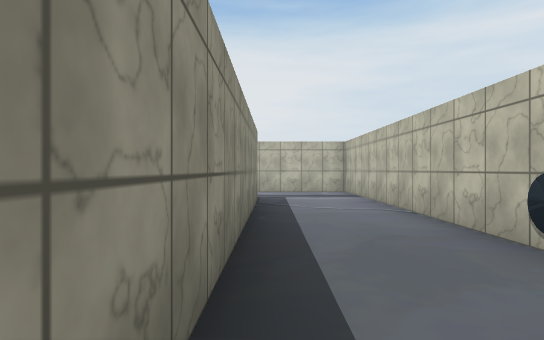
View 1 (above)

20 first-person views from a walk through a 3-D level made in the Unity game engine. The camera is 1.3 m above the floor, looks level and sees 75° across. The floor is counted in squares, 2 m on a side. Each view is taken from the middle of a square. On the plan, view 1 faces up. The plan holds only what a view shows up to about 10 squares ahead; the rest is blank. The player character is not drawn. Door leaves are left out, so doorways stand open. Some surface patterns are stand-ins.

View 2
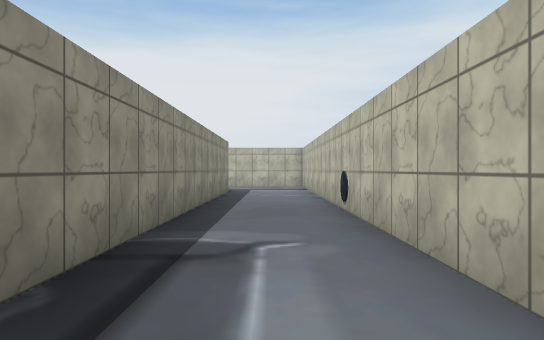

View 3
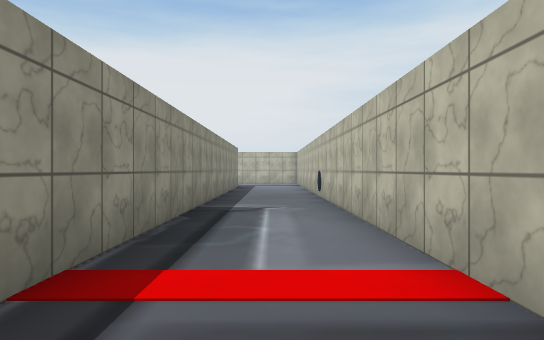

View 4
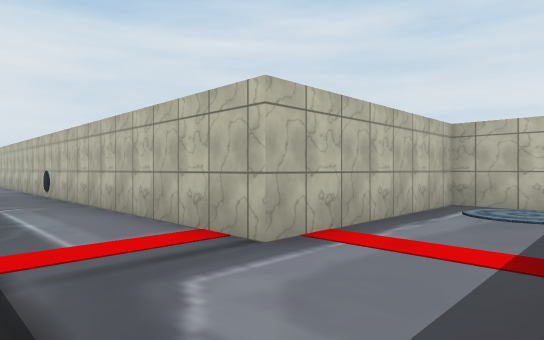

View 5
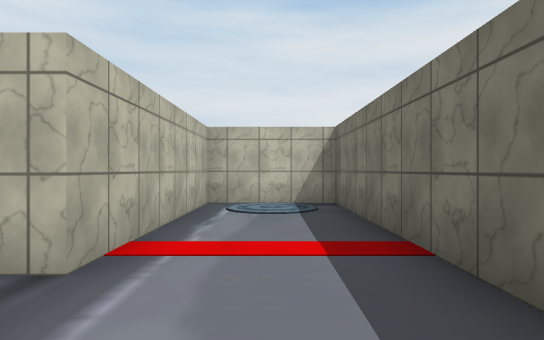

View 6
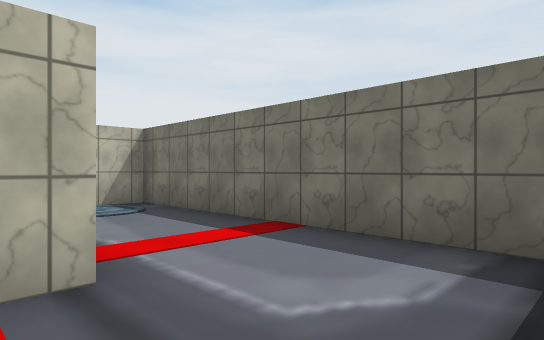

View 7
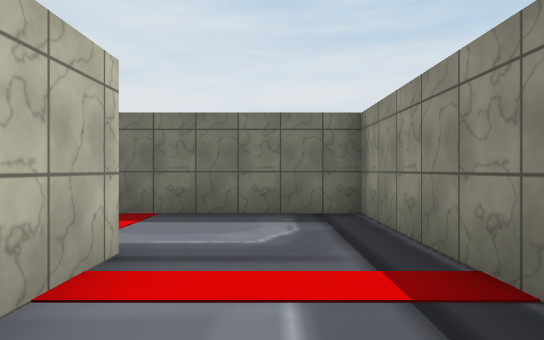

View 8
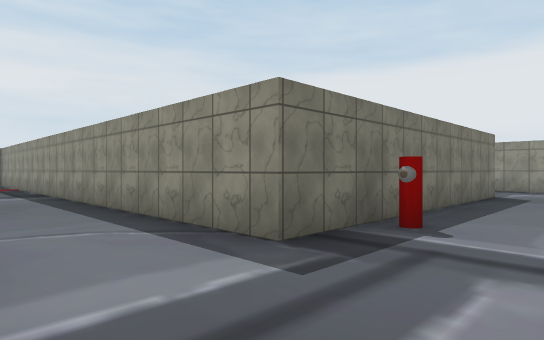

View 9
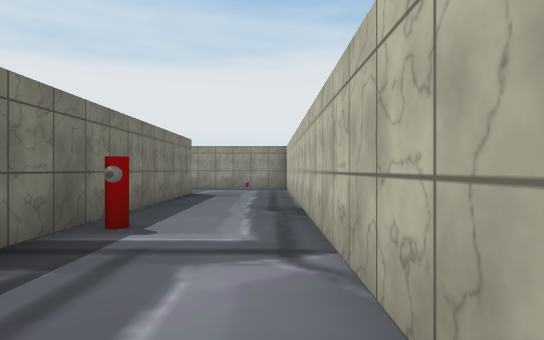

View 10
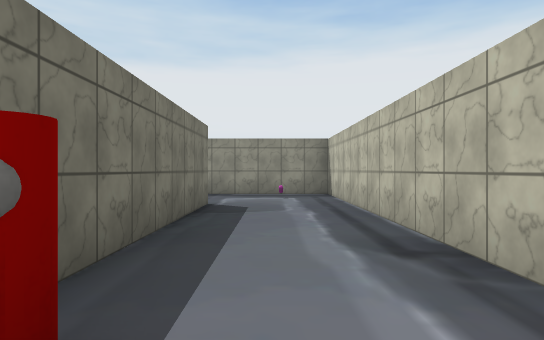

View 11
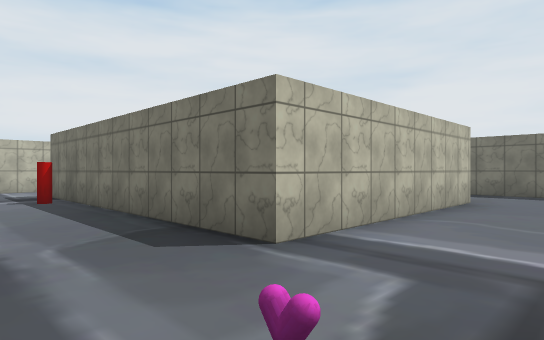

View 12
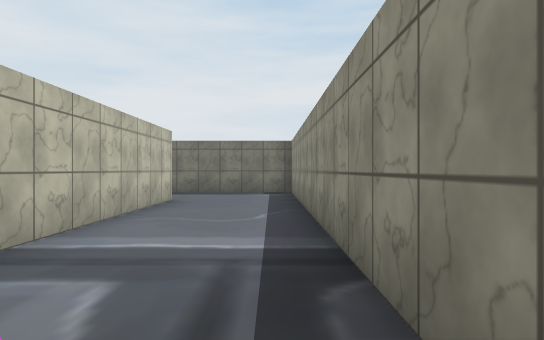

View 13
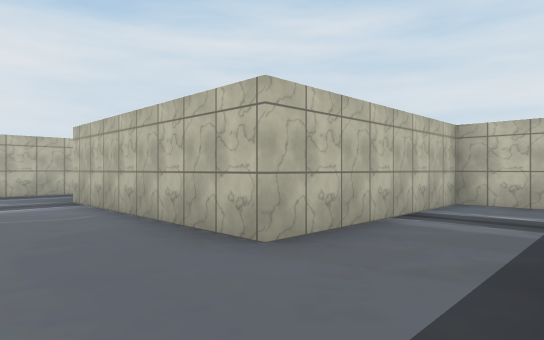

View 14
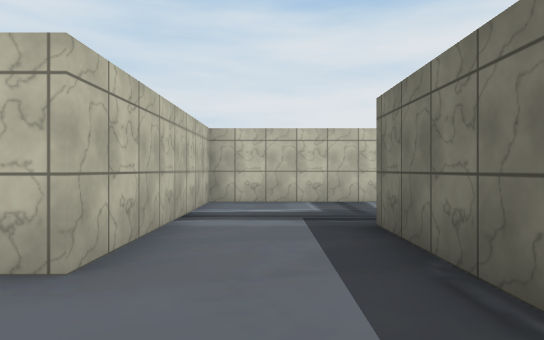

View 15
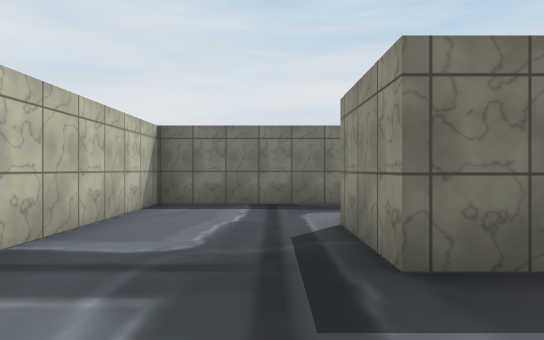

View 16
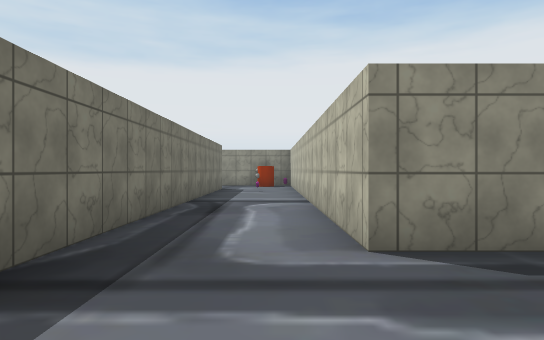

View 17
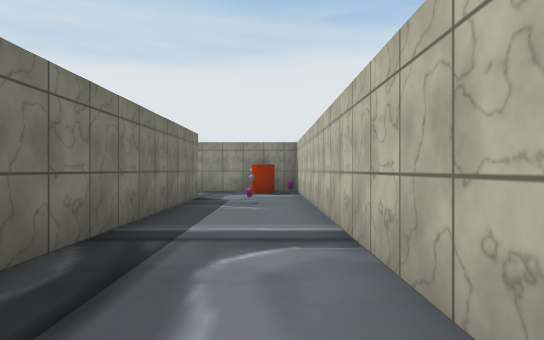

View 18
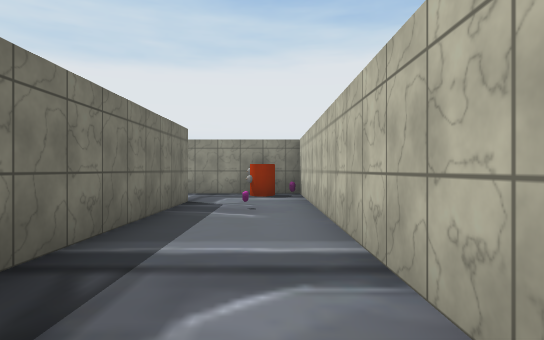

View 19
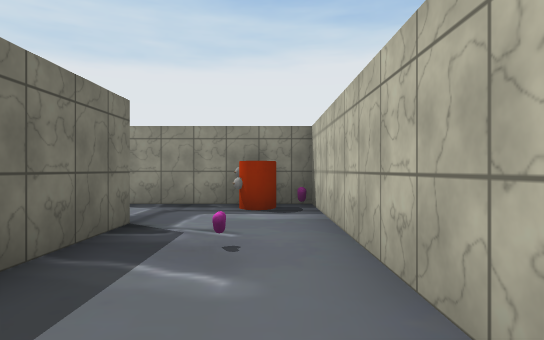

View 20
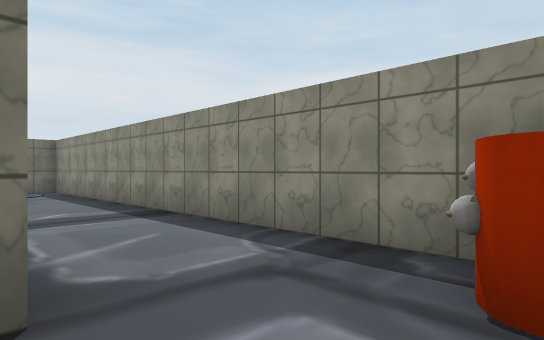

### Floor plan
Points are (right, up) in squares from view 1. A wall is a line through its corners. A room is listed if a view was taken in it or the views show most of it. See-through windows are left out.
Room 1 (views 1, 2, 3, 4, 5, 6, 7)
walls: (-0.3, 5) (-0.3, -7.2) (6.9, -7.2) (6.9, -4.7) (2.2, -4.7) (2.2, 5)
ways out: open door at (1, 5) to room 2
objects: other object (2, 3)
Room 2 (views 8, 9, 10, 11, 12, 13, 14, 15, 16, 17, 18, 19, 20)
walls: (-8.8, -0.2) (-5.8, -0.2) (-5.8, -2.2) (-17.8, -2.2) (-17.8, -13.5); (-15.4, -4.7) (-2.8, -4.7) (-2.8, 2.3) (-7.8, 2.3) (-7.8, 7.8) (-0.3, 7.8) (-0.3, 5); (2.2, 5) (2.2, 10); (1.4, 10.5) (-10.6, 10.5) (-10.6, 0)
ways out: open door at (1, 5) to room 1
objects: other object (-17, -3); other object (-14, -3); other object (-9, 9); other object (-2, 8)

Where each view was taken, in squares from view 1:
view 1: 0 up, 0 right, facing up
view 2: 3 down, 1 right, facing up
view 3: 6 down, 1 right, facing up
view 4: 7 down, 0 right, facing up-right
view 5: 6 down, 0 right, facing right
view 6: 4 down, 0 right, facing down-right
view 7: 2 down, 1 right, facing down
view 8: 10 up, 2 right, facing down-left
view 9: 10 up, 2 right, facing left
view 10: 9 up, 1 left, facing left
view 11: 10 up, 10 left, facing down-right
view 12: 10 up, 10 left, facing down
view 13: 0 up, 10 left, facing up-right
view 14: 1 up, 10 left, facing right
view 15: 2 up, 5 left, facing down
view 16: 3 down, 3 left, facing left
view 17: 3 down, 7 left, facing left
view 18: 3 down, 8 left, facing left
view 19: 3 down, 11 left, facing left
view 20: 3 down, 15 left, facing down-left
